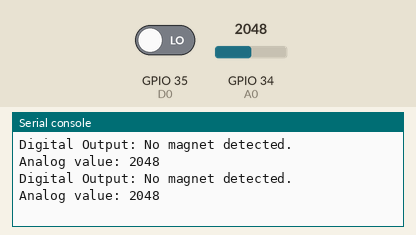
The program below on a simulated ESP32 board running MicroPython. Shown: the last lines printed to the serial console. The inputs (shaded band) are chosen by the test bench; at power-on: GPIO 35 (D0) LOW, GPIO 34 (A0) = 2048 (analog values on the 0–4095 scale).

Above: at 1.2 s.
1.3 s: GPIO 35 (D0) driven HIGH
4.5 s: GPIO 34 (A0) set to 2866
At 5.8 s:
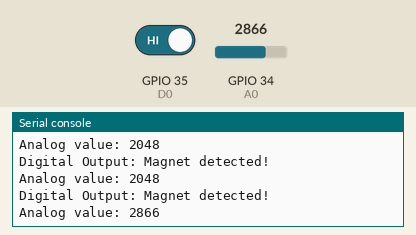
6.0 s: GPIO 34 (A0) set to 3603
At 6.8 s:
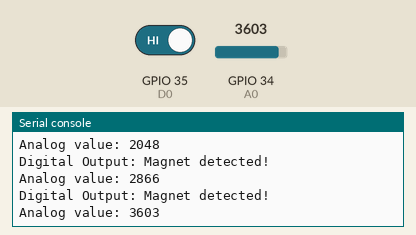
Timing chart, 0 to 9.0 s (numbered marks = the images above; inputs shaded):
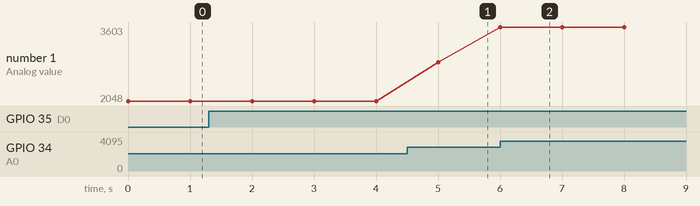

The program:

KY-025.py
```python
from machine import Pin, ADC
import time

A0 = ADC(Pin(34))
D0 = Pin(35, Pin.IN)
A0.atten(ADC.ATTN_11DB)

while True:
    digital_value = D0.value()
    analog_value = A0.read()

    if digital_value == 1:
        print("Digital Output: Magnet detected!")
    else:
        print("Digital Output: No magnet detected.")

    print(f"Analog value: {analog_value}")

    time.sleep(1)
```

Measured:
- after the input at 4.5 s, the serial console: prints a new line after 0.50 s (image 1)
- after the input at 6.0 s, the serial console: prints a new line at once (image 2)
- plotted number 1: 2048 → 2866 after the input at 4.5 s, 2866 → 3603 after the input at 6.0 s
